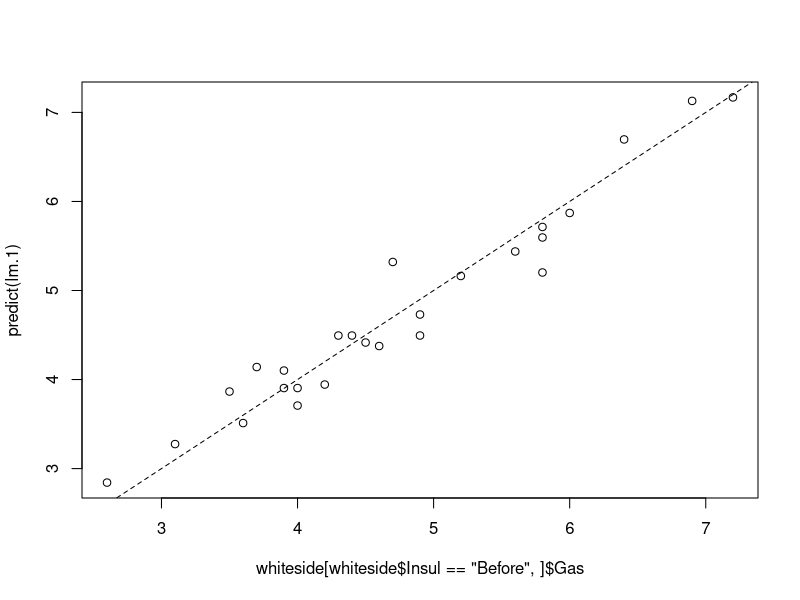

R code for this plot: (Note: this script raises an error after producing the figure.)
## ---- chunk 1
library(MASS)
head(whiteside) # inspect the data
## ---- chunk 2
lm.1 <- lm(Gas~Temp, data=whiteside[whiteside$Insul=='Before',]) # OLS estimation 
## ---- chunk 3
class(lm.1)
## ---- chunk 4
str(lm.1)
## ---- chunk 5
coef(lm.1)
## ---- chunk 6
plot(predict(lm.1)~whiteside[whiteside$Insul=='Before',]$Gas)
abline(0,1, lty=2)
## ---- chunk 7
R2 <- function(y, y.hat){
  numerator <- (y-y.hat)^2 %>% sum
  denominator <- (y-mean(y))^2 %>% sum
  1-numerator/denominator
}
R2(whiteside[whiteside$Insul=='Before',]$Gas, predict(lm.1))
